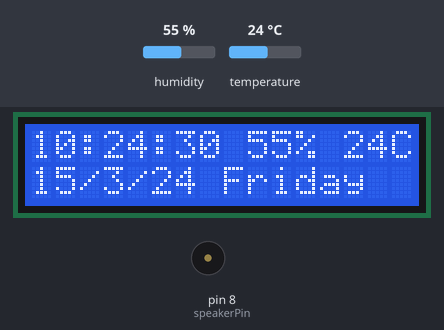
A sketch run on a simulated Arduino Uno, built with avr-gcc and run on an emulated ATmega328P. Shown: 16×2 character LCD, buzzer (waves = sounding, pin HIGH). Wiring (inferred from the names in the program): DHT11 sensor: data pin 12; DS3231 clock at I2C address 0x68. The test bench sets the inputs (shaded band); at power-on: humidity 55 %, temperature 24 °C. The local clock reads 2024-03-15 10:24:30 at power-on unless the sketch sets it; what the sketch prints to the serial monitor is not drawn.

Above: at 1.2 s.
1.3 s: humidity set to 22 %
At 4.3 s:
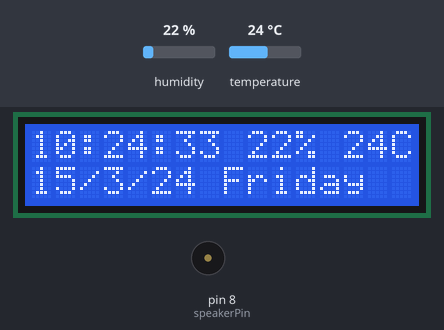
4.5 s: temperature set to 12 °C
At 5.9 s:
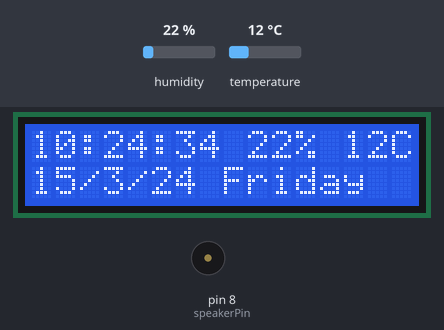
7.7 s: humidity set to 40 %
At 10.6 s:
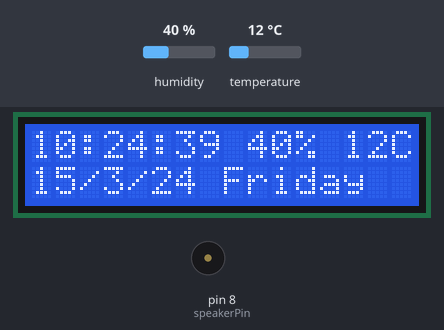
12.3 s: temperature set to 19 °C
At 15.4 s:
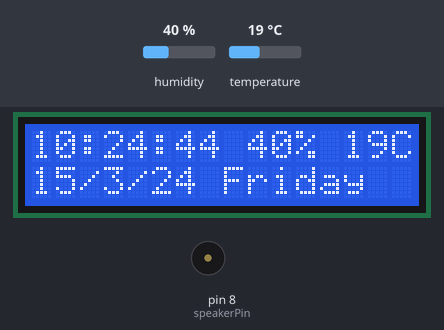
Timing chart, 0 to 16.9 s (numbered marks = the images above; inputs shaded):
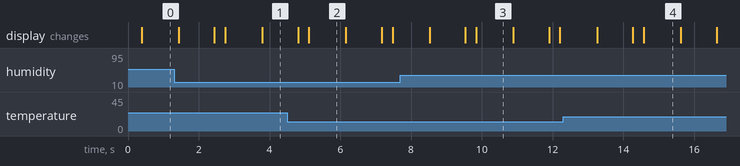

The sketch:

lcd_time_temp_humidity_buzz_melody.ino
```cpp
#include "Wire.h"
#include <LiquidCrystal_I2C.h>
LiquidCrystal_I2C lcd(0x3F, 2, 1, 0, 4, 5, 6, 7, 3, POSITIVE);
#define DS3231_I2C_ADDRESS 0x68
#include "DHT.h"
#define DHTPIN 12     // what digital pin we're connected to

// Uncomment whatever type you're using!
#define DHTTYPE DHT11   // DHT 11
DHT dht(DHTPIN, DHTTYPE);
// Convert normal decimal numbers to binary coded decimal
byte decToBcd(byte val)
{
  return( (val/10*16) + (val%10) );
}

// Convert binary coded decimal to normal decimal numbers
byte bcdToDec(byte val)
{
  return( (val/16*10) + (val%16) );
}
// this part for melody
int speakerPin = 8;

int length = 15; // the number of notes
char notes[] = "ccggaagffeeddc "; // a space represents a rest
int beats[] = { 1, 1, 1, 1, 1, 1, 2, 1, 1, 1, 1, 1, 1, 2, 4 };
int tempo = 300;

void playTone(int tone, int duration) {
  for (long i = 0; i < duration * 1000L; i += tone * 2) {
    digitalWrite(speakerPin, HIGH);
    delayMicroseconds(tone);
    digitalWrite(speakerPin, LOW);
    delayMicroseconds(tone);
  }
}
void playNote(char note, int duration) {
  char names[] = { 'c', 'd', 'e', 'f', 'g', 'a', 'b', 'C' };
  int tones[] = { 1915, 1700, 1519, 1432, 1275, 1136, 1014, 956 };

  // play the tone corresponding to the note name
  for (int i = 0; i < 8; i++) {
    if (names[i] == note) {
      playTone(tones[i], duration);
    }
  }
}
// melody done

void setup()
{
  Wire.begin();
  Serial.begin(9600);
   lcd.begin(16,2);
   dht.begin();
   pinMode(speakerPin,OUTPUT);
  // set the initial time here:
  // DS3231 seconds, minutes, hours, day, date, month, year
  //setDS3231time(30,13,22,1,23,10,16);
}

//void setDS3231time(byte second, byte minute, byte hour, byte dayOfWeek, byte
//dayOfMonth, byte month, byte year)
//{
  // sets time and date data to DS3231
  //Wire.beginTransmission(DS3231_I2C_ADDRESS);
  //Wire.write(0); // set next input to start at the seconds register
  //Wire.write(decToBcd(second)); // set seconds
  //Wire.write(decToBcd(minute)); // set minutes
  //Wire.write(decToBcd(hour)); // set hours
  //Wire.write(decToBcd(dayOfWeek)); // set day of week (1=Sunday, 7=Saturday)
  //Wire.write(decToBcd(dayOfMonth)); // set date (1 to 31)
  //Wire.write(decToBcd(month)); // set month
  //Wire.write(decToBcd(year)); // set year (0 to 99)
  //Wire.endTransmission();
//}

void readDS3231time(byte *second,
byte *minute,
byte *hour,
byte *dayOfWeek,
byte *dayOfMonth,
byte *month,
byte *year)
{
  Wire.beginTransmission(DS3231_I2C_ADDRESS);
  Wire.write(0); // set DS3231 register pointer to 00h
  Wire.endTransmission();
  Wire.requestFrom(DS3231_I2C_ADDRESS, 7);
  // request seven bytes of data from DS3231 starting from register 00h
  *second = bcdToDec(Wire.read() & 0x7f);
  *minute = bcdToDec(Wire.read());
  *hour = bcdToDec(Wire.read() & 0x3f);
  *dayOfWeek = bcdToDec(Wire.read());
  *dayOfMonth = bcdToDec(Wire.read());
  *month = bcdToDec(Wire.read());
  *year = bcdToDec(Wire.read());
}

void displayTime()
{
  byte second, minute, hour, dayOfWeek, dayOfMonth, month, year;
  // retrieve data from DS3231
  readDS3231time(&second, &minute, &hour, &dayOfWeek, &dayOfMonth, &month,
  &year);
  // send it to the serial monitor
  lcd.clear();
  lcd.print(hour);
  Serial.print(hour, DEC);
  // convert the byte variable to a decimal number when displayed
  Serial.print(":");
  lcd.print(":");
  if (minute<10)
  {
    Serial.print("0");
    lcd.print("0");
  }
  lcd.print(minute);
  Serial.print(minute, DEC);
  Serial.print(":");
  lcd.print(":");
  if (second<10)
  {
    Serial.print("0");
    lcd.print("0");
  }
  lcd.print(second);
  Serial.print(second, DEC);
  Serial.print(" ");
  lcd.print(" ");
  float h = dht.readHumidity();
  // Read temperature as Celsius (the default)
  float t = dht.readTemperature();
  // Read temperature as Fahrenheit (isFahrenheit = true)
  float f = dht.readTemperature(true);

  // Check if any reads failed and exit early (to try again).
  if (isnan(h) || isnan(t) || isnan(f)) {
    Serial.println("Failed to read from DHT sensor!");
    return;
  }

  // Compute heat index in Fahrenheit (the default)
  //float hif = dht.computeHeatIndex(f, h);
  // Compute heat index in Celsius (isFahreheit = false)
  //float hic = dht.computeHeatIndex(t, h, false);

  Serial.print("Humidity: ");
  lcd.print(h,0);
  Serial.print(h);
  lcd.print("%");
  Serial.print(" %\t");
  lcd.print(" ");
  Serial.print("Temperature: ");
  Serial.print(t);

  lcd.print(t,0);
  lcd.print("C");

  Serial.print(" *C ");
  Serial.print(f);
  Serial.print(" *F\t");
  Serial.print("Heat index: ");
//  Serial.print(hic);
  //Serial.print(" *C ");
  //Serial.print(hif);
  //Serial.println(" *F");

  Serial.print(dayOfMonth, DEC);
  lcd.setCursor(0,1);
  lcd.print(dayOfMonth);
  Serial.print("/");
  lcd.print("/");
  lcd.print(month);
  Serial.print(month, DEC);
  Serial.print("/");
  lcd.print("/");
  Serial.print(year, DEC);
  lcd.print(year);
  Serial.print(" Day of week: ");
  lcd.print(" ");
  switch(dayOfWeek){
  case 1:
    Serial.println("Sunday");
    lcd.print("Sunday");
    break;
  case 2:
    Serial.println("Monday");
    lcd.print("Monday");
    break;
  case 3:
    Serial.println("Tuesday");
    lcd.print("Tuesday");
    break;
  case 4:
    Serial.println("Wednesday");
    lcd.print("Wednesday");
    break;
  case 5:
    Serial.println("Thursday");
     lcd.print("Thursday");
    break;
  case 6:
    Serial.println("Friday");
    lcd.print("Friday");
    break;
  case 7:
    lcd.print("Saturday");
    Serial.println("Saturday");
    break;
    }
    if (hour ==1 && minute==20 && (second>0&&second<10)){
     for (int i = 0; i < length; i++) {
    if (notes[i] == ' ') {
      delay(beats[i] * tempo); // rest
    } else {
      playNote(notes[i], beats[i] * tempo);
    }

    // pause between notes
    delay(tempo / 2);
     }
    }
}

void loop()
{
  displayTime(); // display the real-time clock data on the Serial Monitor,
  delay(1000); // every second

  }
```

Measured:
- what the display in image 2 shows lasts 1.1 s, from 5.1 s to 6.2 s
